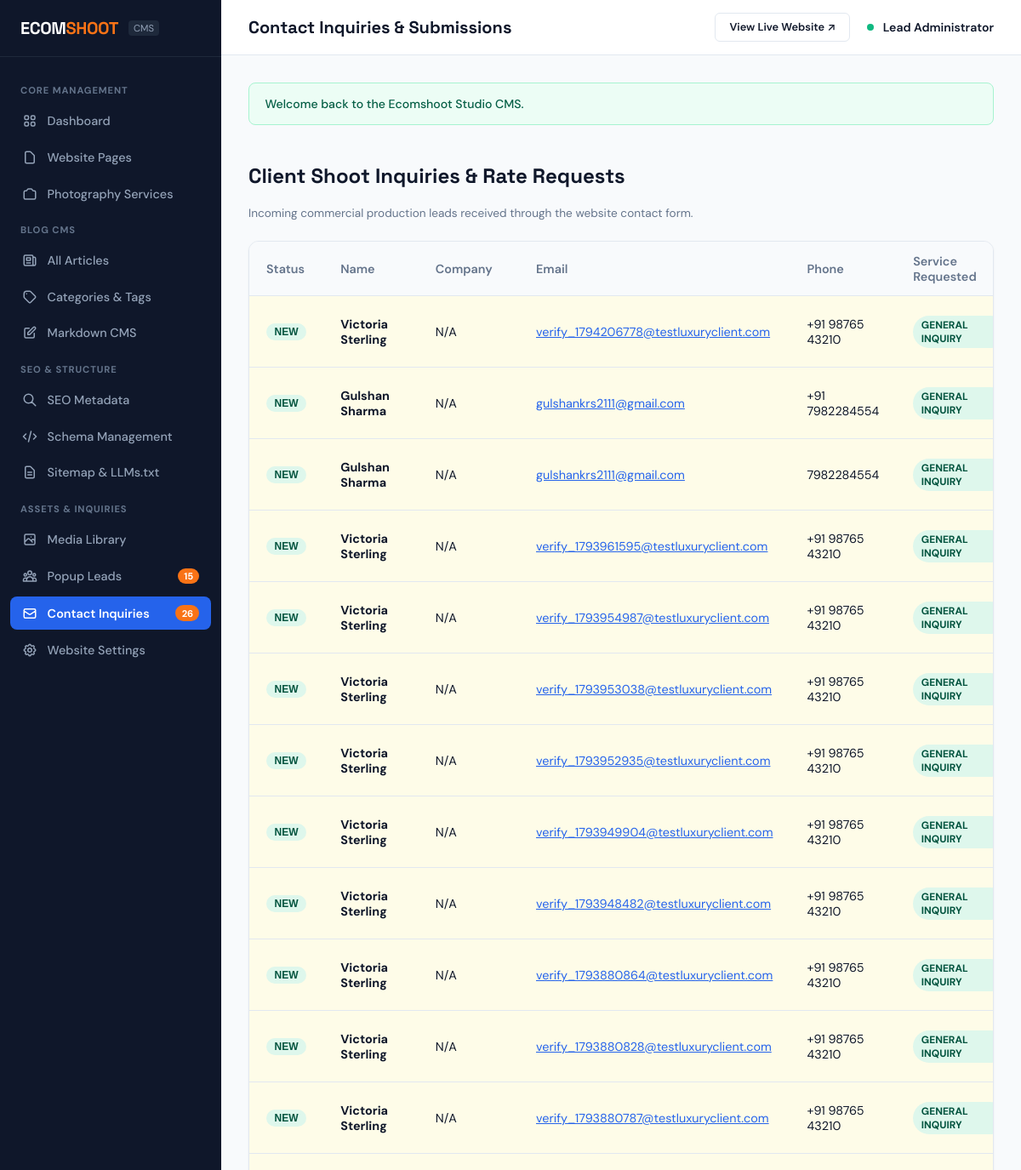
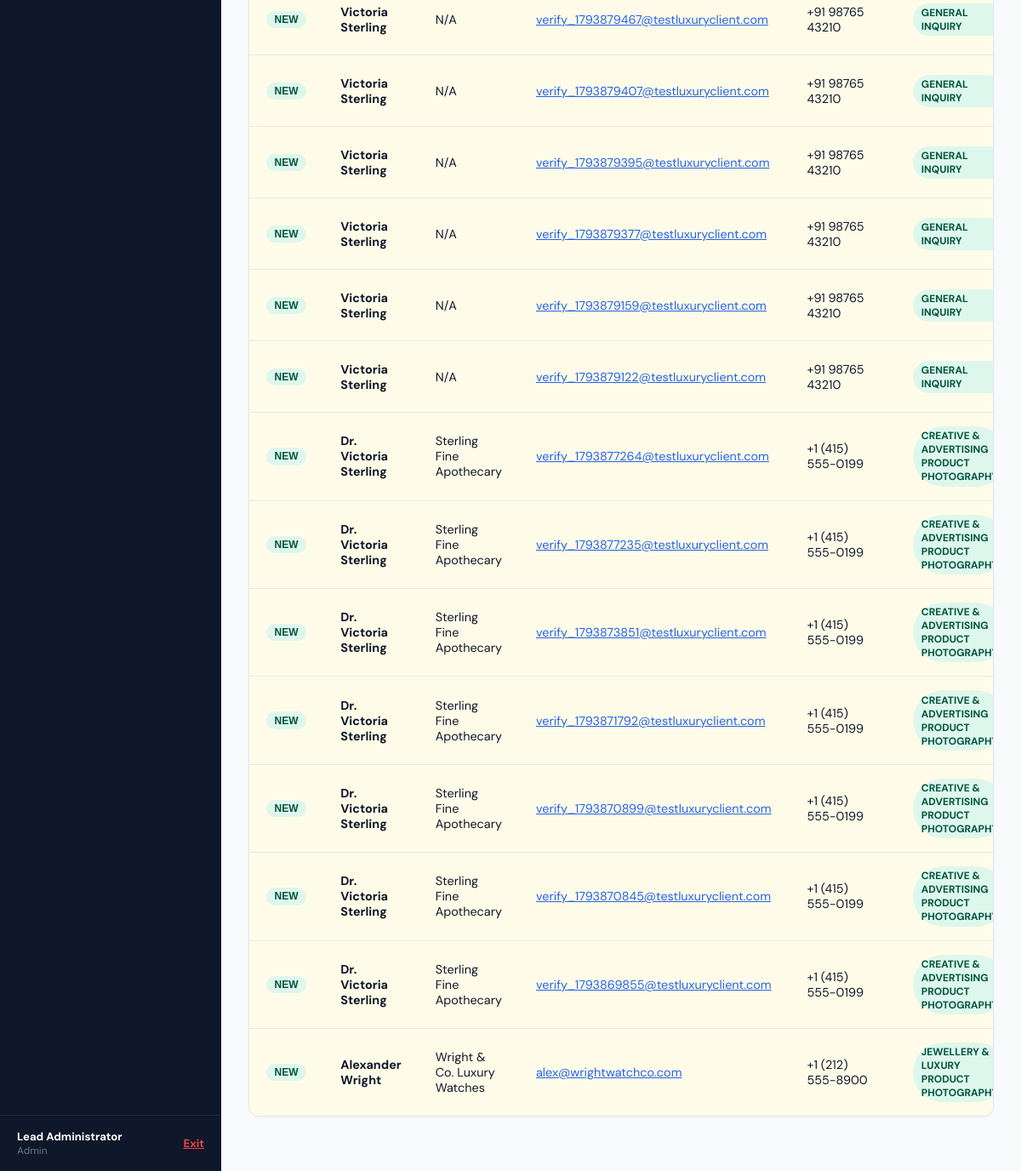
/admin/contacts.php (signed in), run on the app's committed database (2 pictures, top to bottom).
### tables this page shows
CREATE TABLE `contact_submissions` (
  `id` int(11) NOT NULL AUTO_INCREMENT,
  `full_name` varchar(150) NOT NULL,
  `email` varchar(150) NOT NULL,
  `phone` varchar(50) NOT NULL,
  `company_name` varchar(150) DEFAULT '',
  `service_required` varchar(150) DEFAULT 'General Inquiry',
  `message` longtext NOT NULL,
  `ip_address` varchar(45) DEFAULT NULL,
  `user_agent` text DEFAULT NULL,
  `is_read` tinyint(1) DEFAULT 0,
  `notes` text DEFAULT NULL,
  `created_at` timestamp NULL DEFAULT current_timestamp(),
  PRIMARY KEY (`id`)
);

### config/config.php (called while the page is built, shortened)
<?php
function e(?string $string): string {
    return htmlspecialchars($string ?? '', ENT_QUOTES, 'UTF-8');
}
function url(string $path = ''): string {
    $cleanPath = ltrim($path, '/');
    $cleanPath = preg_replace('/\.php$/i', '', $cleanPath);
    return BASE_URL . ($cleanPath ? '/' . $cleanPath : '');
}

### admin/contacts.php (the view, shortened to what this page needs)
<?php
require_once __DIR__ . '/../config/config.php';
$db = Database::getInstance()->getConnection();
$inquiries = $db->query("SELECT * FROM contact_submissions ORDER BY created_at DESC")->fetchAll(PDO::FETCH_ASSOC);
require_once __DIR__ . '/includes/header.php';
?>
<div style="display: flex; justify-content: space-between; align-items: center; margin-bottom: 1.5rem;">
  <div>
    <h2>Client Shoot Inquiries &amp; Rate Requests</h2>
    <div style="font-size: 0.85rem; color: var(--admin-text-muted);">Incoming commercial production leads received through the website contact form.</div>
  </div>
</div>
<div class="admin-card">
  <div class="admin-card-body" style="padding: 0;">
    <?php if (empty($inquiries)): ?>
      <div style="text-align: center; padding: 3rem; color: var(--admin-text-muted);">No client inquiries submitted yet.</div>
    <?php else: ?>
      <table class="admin-table">
        <thead>
          <tr>
            <th>Status</th>
            <th>Name</th>
            <th>Company</th>
            <th>Email</th>
            <th>Phone</th>
            <th>Service Requested</th>
          </tr>
        </thead>
        <tbody>
          <?php foreach ($inquiries as $inq): ?>
            <tr style="<?= (!$inq['is_read']) ? 'background-color: #FEFCE8;' : '' ?>">
              <td>
                <form action="<?= url('admin/contacts.php?toggle_read=' . $inq['id']) ?>" method="POST" style="display:inline;">
                  <button type="submit" class="status-pill status-<?= ($inq['is_read'] ? 'draft' : 'published') ?>" style="cursor: pointer; border: none;">
                    <?= ($inq['is_read'] ? 'Read' : 'New') ?>
                  </button>
                </form>
              </td>
              <td style="font-weight: 700;"><?= e($inq['full_name']) ?></td>
              <td><?= e($inq['company_name'] ?: 'N/A') ?></td>
              <td><a href="mailto:<?= e($inq['email']) ?>" style="color: var(--admin-primary);"><?= e($inq['email']) ?></a></td>
              <td><?= e($inq['phone']) ?></td>
              <td><span class="status-pill status-active"><?= e($inq['service_required']) ?></span></td>
            </tr>
          <?php endforeach; ?>
        </tbody>
      </table>
    <?php endif; ?>
  </div>
</div>
<?php require_once __DIR__ . '/includes/footer.php'; ?>

### assets/css/admin.css (style rules this page uses)
:root { --admin-sidebar-width: 260px; --admin-header-height: 65px; --admin-bg: #F8FAFC; --admin-sidebar-bg: #0F172A; --admin-sidebar-hover: #1E293B; --admin-card-bg: #FFFFFF; --admin-border: #E2E8F0; --admin-text-main: #0F172A; --admin-text-muted: #64748B; --admin-primary: #2563EB; --admin-primary-hover: #1D4ED8; --admin-coral: #F97316; --admin-success: #10B981; --admin-danger: #EF4444; --admin-warning: #F59E0B; }
.admin-body h1, .admin-body h2, .admin-body h3, .admin-body h4, .admin-body h5, .admin-body h6, .admin-login-body h1, .admin-login-body h2, .admin-login-body h3, .admin-login-body h4, .admin-login-body h5, .admin-login-body h6 { color: var(--admin-text-main); font-family: 'Space Grotesk', -apple-system, sans-serif; font-weight: 700; }
body.admin-body { background-color: var(--admin-bg); color: var(--admin-text-main); font-family: 'DM Sans', -apple-system, BlinkMacSystemFont, sans-serif; margin: 0; display: flex; min-height: 100vh; }
.admin-card { background-color: var(--admin-card-bg); border: 1px solid var(--admin-border); border-radius: 12px; overflow: hidden; box-shadow: 0 1px 3px rgba(15, 23, 42, 0.05); margin-bottom: 2rem; }
.admin-card-body { padding: 1.5rem; }
.admin-table { width: 100%; border-collapse: collapse; text-align: left; font-size: 0.9rem; }
.admin-table th { background-color: #F8FAFC; padding: 0.85rem 1.25rem; font-weight: 600; color: var(--admin-text-muted); border-bottom: 1px solid var(--admin-border); }
.admin-table td { padding: 1rem 1.25rem; border-bottom: 1px solid var(--admin-border); vertical-align: middle; }
.admin-table tr:last-child td { border-bottom: none; }
.status-pill { display: inline-block; font-size: 0.75rem; font-weight: 700; padding: 0.2rem 0.6rem; border-radius: 9999px; text-transform: uppercase; }
.status-published, .status-active, .status-converted { background-color: #DEF7EC; color: #03543F; }

### data on the page
contact_submissions: is_read "NEW", full_name "Victoria Sterling", company_name "N/A", email "verify_1794206778@testluxuryclient.com", phone "+91 98765 43210", service_required "GENERAL INQUIRY"
contact_submissions: is_read "NEW", full_name "Gulshan Sharma", company_name "N/A", email "gulshankrs2111@gmail.com", phone "+91 7982284554", service_required "GENERAL INQUIRY"
contact_submissions: is_read "NEW", full_name "Gulshan Sharma", company_name "N/A", email "gulshankrs2111@gmail.com", phone "7982284554", service_required "GENERAL INQUIRY"
contact_submissions: is_read "NEW", full_name "Victoria Sterling", company_name "N/A", email "verify_1793961595@testluxuryclient.com", phone "+91 98765 43210", service_required "GENERAL INQUIRY"
contact_submissions: is_read "NEW", full_name "Victoria Sterling", company_name "N/A", email "verify_1793954987@testluxuryclient.com", phone "+91 98765 43210", service_required "GENERAL INQUIRY"
contact_submissions: is_read "NEW", full_name "Victoria Sterling", company_name "N/A", email "verify_1793953038@testluxuryclient.com", phone "+91 98765 43210", service_required "GENERAL INQUIRY"
contact_submissions: is_read "NEW", full_name "Victoria Sterling", company_name "N/A", email "verify_1793952935@testluxuryclient.com", phone "+91 98765 43210", service_required "GENERAL INQUIRY"
contact_submissions: is_read "NEW", full_name "Victoria Sterling", company_name "N/A", email "verify_1793949904@testluxuryclient.com", phone "+91 98765 43210", service_required "GENERAL INQUIRY"
contact_submissions: is_read "NEW", full_name "Victoria Sterling", company_name "N/A", email "verify_1793948482@testluxuryclient.com", phone "+91 98765 43210", service_required "GENERAL INQUIRY"
contact_submissions: is_read "NEW", full_name "Victoria Sterling", company_name "N/A", email "verify_1793880864@testluxuryclient.com", phone "+91 98765 43210", service_required "GENERAL INQUIRY"
contact_submissions: is_read "NEW", full_name "Victoria Sterling", company_name "N/A", email "verify_1793880828@testluxuryclient.com", phone "+91 98765 43210", service_required "GENERAL INQUIRY"
contact_submissions: is_read "NEW", full_name "Victoria Sterling", company_name "N/A", email "verify_1793880787@testluxuryclient.com", phone "+91 98765 43210", service_required "GENERAL INQUIRY"
contact_submissions: is_read "NEW", full_name "Victoria Sterling", company_name "N/A", email "verify_1793879467@testluxuryclient.com", phone "+91 98765 43210", service_required "GENERAL INQUIRY"
contact_submissions: is_read "NEW", full_name "Victoria Sterling", company_name "N/A", email "verify_1793879407@testluxuryclient.com", phone "+91 98765 43210", service_required "GENERAL INQUIRY"
contact_submissions: is_read "NEW", full_name "Victoria Sterling", company_name "N/A", email "verify_1793879395@testluxuryclient.com", phone "+91 98765 43210", service_required "GENERAL INQUIRY"
contact_submissions: is_read "NEW", full_name "Victoria Sterling", company_name "N/A", email "verify_1793879377@testluxuryclient.com", phone "+91 98765 43210", service_required "GENERAL INQUIRY"
contact_submissions: is_read "NEW", full_name "Victoria Sterling", company_name "N/A", email "verify_1793879159@testluxuryclient.com", phone "+91 98765 43210", service_required "GENERAL INQUIRY"
contact_submissions: is_read "NEW", full_name "Victoria Sterling", company_name "N/A", email "verify_1793879122@testluxuryclient.com", phone "+91 98765 43210", service_required "GENERAL INQUIRY"
contact_submissions: is_read "NEW", full_name "Dr. Victoria Sterling", company_name "Sterling Fine Apothecary", email "verify_1793877264@testluxuryclient.com", phone "+1 (415) 555-0199", service_required "CREATIVE & ADVERTISING PRODUCT…"
contact_submissions: is_read "NEW", full_name "Dr. Victoria Sterling", company_name "Sterling Fine Apothecary", email "verify_1793877235@testluxuryclient.com", phone "+1 (415) 555-0199", service_required "CREATIVE & ADVERTISING PRODUCT…"
contact_submissions: is_read "NEW", full_name "Dr. Victoria Sterling", company_name "Sterling Fine Apothecary", email "verify_1793873851@testluxuryclient.com", phone "+1 (415) 555-0199", service_required "CREATIVE & ADVERTISING PRODUCT…"
contact_submissions: is_read "NEW", full_name "Dr. Victoria Sterling", company_name "Sterling Fine Apothecary", email "verify_1793871792@testluxuryclient.com", phone "+1 (415) 555-0199", service_required "CREATIVE & ADVERTISING PRODUCT…"
contact_submissions: is_read "NEW", full_name "Dr. Victoria Sterling", company_name "Sterling Fine Apothecary", email "verify_1793870899@testluxuryclient.com", phone "+1 (415) 555-0199", service_required "CREATIVE & ADVERTISING PRODUCT…"
contact_submissions: is_read "NEW", full_name "Dr. Victoria Sterling", company_name "Sterling Fine Apothecary", email "verify_1793870845@testluxuryclient.com", phone "+1 (415) 555-0199", service_required "CREATIVE & ADVERTISING PRODUCT…"
contact_submissions: is_read "NEW", full_name "Dr. Victoria Sterling", company_name "Sterling Fine Apothecary", email "verify_1793869855@testluxuryclient.com", phone "+1 (415) 555-0199", service_required "CREATIVE & ADVERTISING PRODUCT…"
contact_submissions: is_read "NEW", full_name "Alexander Wright", company_name "Wright & Co. Luxury Watches", email "alex@wrightwatchco.com", phone "+1 (212) 555-8900", service_required "JEWELLERY & LUXURY PRODUCT…"

### other printed values
$newLeadsCount "15"
$unreadCount "26"
$currentAdmin['name'] "Lead Administrator"
$currentAdmin['role'] "Admin"
$adminTitle "Contact Inquiries & Submissions"
$flash['message'] "Welcome back to the Ecomshoot Studio CMS."
